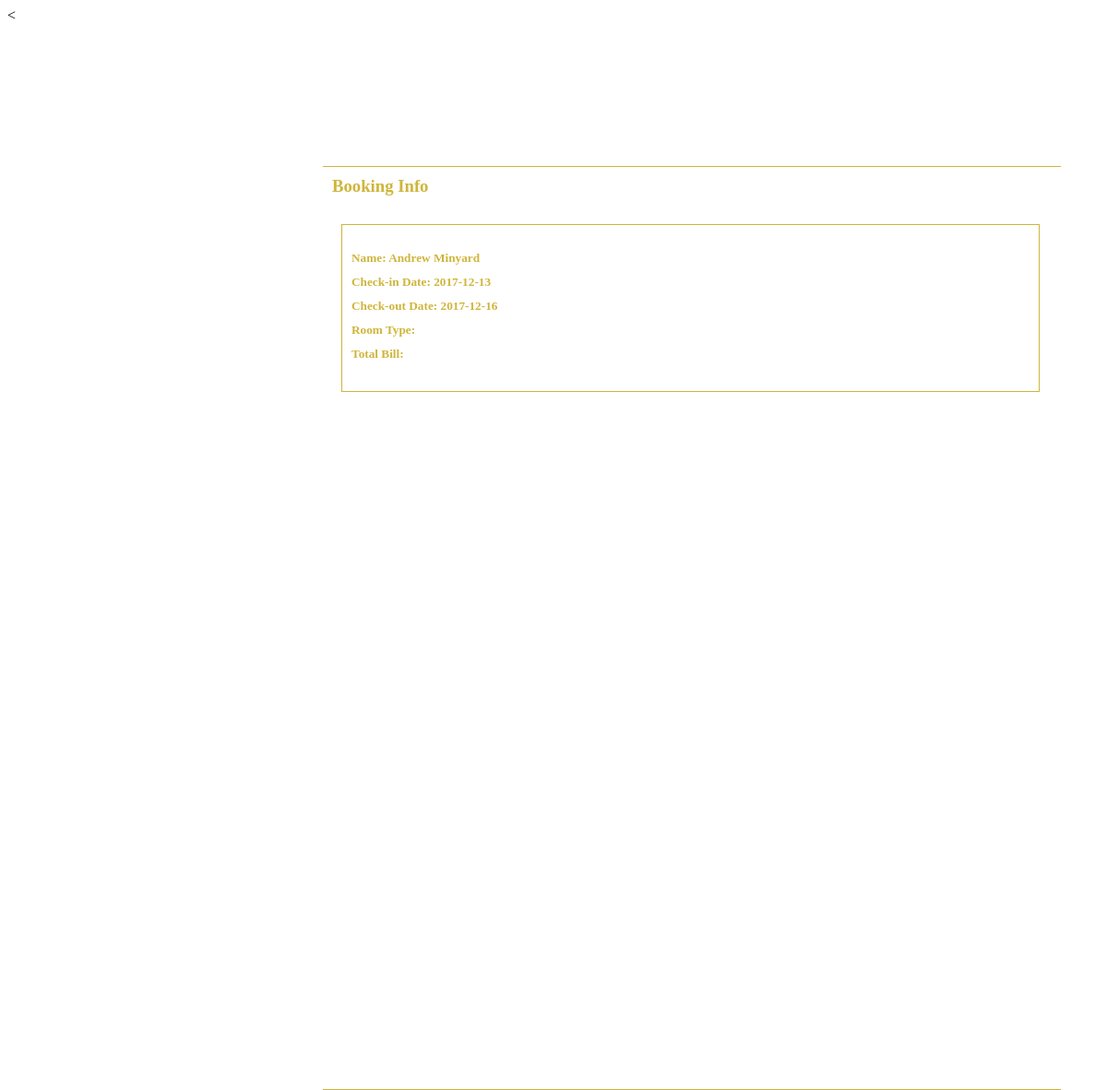
Page /bookingtable.php on the earlier database version.
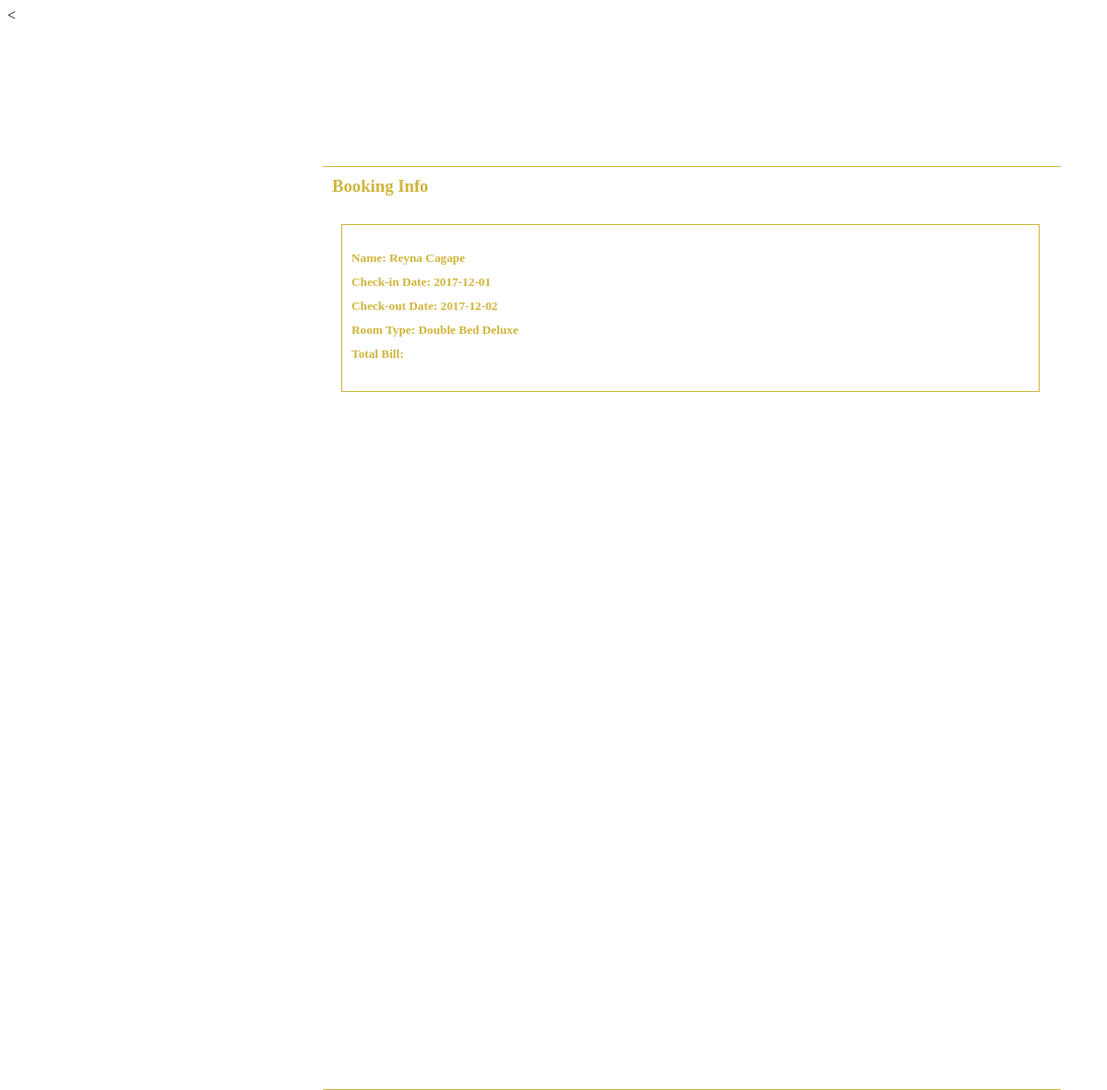
Same page on the later database version.
### tables this page shows
CREATE TABLE `reservation` (
  `id` bigint(20) UNSIGNED NOT NULL,
  `check_in` date NOT NULL,
  `check_out` date NOT NULL,
  `reserve_name` varchar(200) NOT NULL,
  `room_id` int(20) NOT NULL,
  `room_rate` int(11) NOT NULL,
  `clientId` int(11) NOT NULL
);

CREATE TABLE `account` (
  `id` bigint(20) UNSIGNED NOT NULL,
  `username` varchar(200) NOT NULL,
  `password` varchar(225) NOT NULL,
  `fname` varchar(100) NOT NULL,
  `lname` varchar(100) NOT NULL,
  `email` varchar(250) NOT NULL
);

### bookingtable.php (the view, shortened to what this page needs)
<<?php
	require_once 'config.php';
 ?>
<html>
<head>
	<link rel="stylesheet" href="css/bookingtables.css">
</head>
<body>
<div class="containtables">
		<h3 class="bookinglabel"> Booking Info</h3>
		<?php
			$roomName ="";
			$sql ="SELECT account.fname, account.lname, account.id, reservation.clientId, reservation.check_in, reservation.check_out, reservation.room_id, reservation.room_charge FROM   reservation LEFT JOIN account ON reservation.clientId  = account.id ORDER BY reservation.id DESC";
			$result = mysqli_query($link, $sql);
			if(mysqli_num_rows($result)>0){
				while($row = mysqli_fetch_array($result)){
					if( $row['room_id'] == 1){
					        	 $roomName = "Solo Deluxe";
					        }
					        elseif ($row['room_id'] == 2) {
					        	$roomName = "Double Bed Deluxe";
					        }
					        elseif ($row['room_id'] == 3) {
					        	$roomName = "Queen Deluxe";
					        }
					        elseif ($row['room_id'] == 4) {
					        	$roomName = "King Deluxe";
					        }
					        elseif ($row['room_id'] == 5) {
					        	 $roomName = "Suite Deluxe";
						    }
						    elseif ($row['room_id'] == 6) {
					        	$roomName = "Penthouse Deluxe";
					        }
		?>
		<div class="bookingtables">
		<br>
		<h5 class="infolabel">Name: <?php echo $row['fname'];?> <?php echo $row['lname'];?></h5>
		<h5 class="infolabel">Check-in Date: <?php echo $row['check_in'];?></h5>
		<h5 class="infolabel">Check-out Date: <?php echo $row['check_out'];?></h5>
		<h5 class="infolabel">Room Type:  <?php echo $roomName;?></h5>
		<h5 class="infolabel">Total Bill:  <?php echo $row['room_charge'];?></h5>
	</div>	<br><br><br><br><br><br><br><br><br><br>
		<?php
				}
			}
			else{
							echo '<h4 class="user" style="margin-top: 50px; "><p style="text-align: center" ;> No Booking Orders Yet</p></h4>';
				}
		?>
</div>
</body>
</html>

Differences in the rows shown:
removed reservation: account.fname "Andrew", account.lname "Minyard", check_in "2017-12-13", check_out "2017-12-16"
added reservation: account.fname "Reyna", account.lname "Cagape", check_in "2017-12-01", check_out "2017-12-02", room "Double Bed Deluxe"
